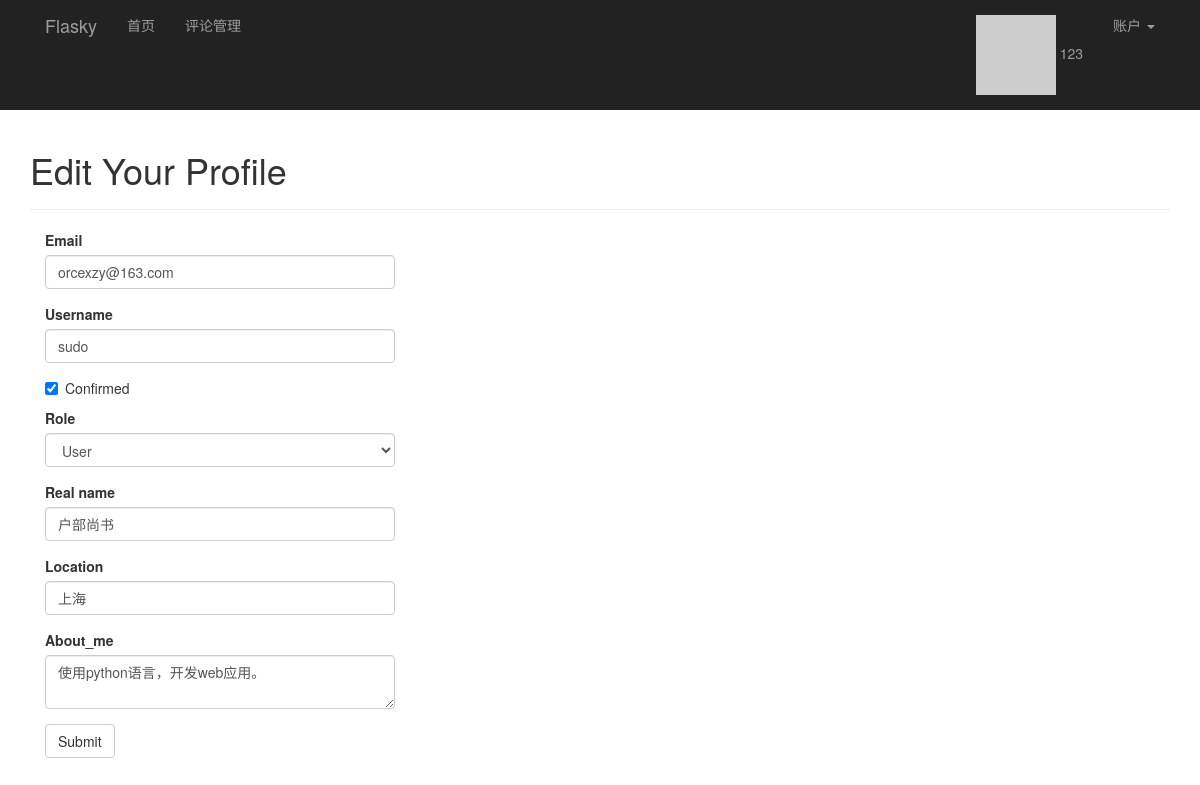
Page /edit-profile/2 (signed in) on the committed database.
### app/models.py (models this page shows, shortened)
class User(UserMixin, db.Model):
    __tablename__ = 'users'
    id = db.Column(db.Integer, primary_key=True)
    email = db.Column(db.String(64), unique=True, index=True)
    username = db.Column(db.String(64), unique=True, index=True)
    password_hash = db.Column(db.String(128))
    confirmed = db.Column(db.Boolean, default=False)
    role_id = db.Column(db.Integer, db.ForeignKey('roles.id'))
    name = db.Column(db.String(64))
    location = db.Column(db.String(64))
    about_me = db.Column(db.TEXT())
    member_since = db.Column(db.DateTime(), default=datetime.utcnow)
    last_seen = db.Column(db.DateTime(), default=datetime.utcnow)
    avatar_hash = db.Column(db.String(32))
    ''' 查询用户写的文章,SQL:
    SELECT
        posts.id AS posts_id,
        posts.body AS posts_body,
        posts.body_html AS posts_body_html,
        posts.timestamp AS posts_timestamp,
        posts.author_id AS posts_author_id
    FROM
        posts
    WHERE
        posts.author_id = 2
    '''
    posts = db.relationship('Post', backref='author', lazy='dynamic')
    """follower_id表示关注者， followed_id表示被关注者
        查询被关注者，select * from follows  LEFT JOIN users on follower_id = id where follower_id=2
    SELECT
        follows.follower_id AS follows_follower_id,
        follows.followed_id AS follows_followed_id,
        follows.timestamp AS follows_timestamp,
        users_1.id AS users_1_id,
        users_1.email AS users_1_email,
        users_1.username AS users_1_username,
        users_1.password_hash AS users_1_password_hash,
        users_1.confirmed AS users_1_confirmed,
        users_1.role_id AS users_1_role_id,
        users_1.name AS users_1_name,
        users_1.location AS users_1_location,
        users_1.about_me AS users_1_about_me,
        users_1.member_since AS users_1_member_since,
        users_1.last_seen AS users_1_last_seen,
        users_1.avatar_hash AS users_1_avatar_hash,
        users_2.id AS users_2_id,
        users_2.email AS users_2_email,
        users_2.username AS users_2_username,
        users_2.password_hash AS users_2_password_hash,
        users_2.confirmed AS users_2_confirmed,
        users_2.role_id AS users_2_role_id,
        users_2.name AS users_2_name,
        users_2.location AS users_2_location,
        users_2.about_me AS users_2_about_me,
        users_2.member_since AS users_2_member_since,
        users_2.last_seen AS users_2_last_seen,
        users_2.avatar_hash AS users_2_avatar_hash
    FROM
        follows
    LEFT OUTER JOIN users AS users_1 ON users_1.id = follows.follower_id
    LEFT OUTER JOIN users AS users_2 ON users_2.id = follows.followed_id
    WHERE
        follows.follower_id = 2;
    """
    followed = db.relationship('Follow', foreign_keys=[Follow.follower_id],
                               backref=db.backref('follower', lazy='joined'),
                               lazy='dynamic',
                               cascade='all, delete-orphan')
    """ 查询关注者， select * from follows  LEFT JOIN users on followed_id = id where followed_id=3
        users_1：关注者表
        users_2：被关注者表
    SELECT
        follows.follower_id AS follows_follower_id,
        follows.followed_id AS follows_followed_id,
        follows.timestamp AS follows_timestamp,
        users_1.id AS users_1_id,
        users_1.email AS users_1_email,
        users_1.username AS users_1_username,
        users_1.password_hash AS users_1_password_hash,
        users_1.confirmed AS users_1_confirmed,
        users_1.role_id AS users_1_role_id,
        users_1.name AS users_1_name,
        users_1.location AS users_1_location,
        users_1.about_me AS users_1_about_me,
        users_1.member_since AS users_1_member_since,
        users_1.last_seen AS users_1_last_seen,
        users_1.avatar_hash AS users_1_avatar_hash,
        users_2.id AS users_2_id,
        users_2.email AS users_2_email,
        users_2.username AS users_2_username,
        users_2.password_hash AS users_2_password_hash,
        users_2.confirmed AS users_2_confirmed,
        users_2.role_id AS users_2_role_id,
        users_2.name AS users_2_name,
        users_2.location AS users_2_location,
        users_2.about_me AS users_2_about_me,
        users_2.member_since AS users_2_member_since,
        users_2.last_seen AS users_2_last_seen,
        users_2.avatar_hash AS users_2_avatar_hash
    FROM
        follows
    LEFT OUTER JOIN users AS users_1 ON users_1.id = follows.follower_id
    LEFT OUTER JOIN users AS users_2 ON users_2.id = follows.followed_id
    WHERE
        follows.followed_id = 7;
    """
    followers = db.relationship('Follow', foreign_keys=[Follow.followed_id],
                                backref=db.backref('followed', lazy='joined'),
                                lazy='dynamic',
                                cascade='all, delete-orphan')
    comments = db.relationship('Comment', backref='author', lazy='dynamic')
    @property
    def password(self):
        raise AttributeError('password is not a readable attribute')
    def ping(self):
        self.last_seen = datetime.utcnow()
        db.session.add(self)
    def gravatar(self, size=100, default='identicon', rating='g'):
        if request.is_secure:
            url = 'https://secure.gravatar.com/avatar'
        else:
            url = 'http://s.gravatar.com/avatar'
        email_hash = self.avatar_hash or hashlib.md5(self.email.encode('utf-8')).hexdigest()
        return '{url}/{hash}?s={size}&d={default}&r={rating}'.format(
            url=url, hash=email_hash, size=size, default=default, rating=rating)
    def can(self, permissions):
        return self.role is not None and (self.role.permissions & permissions) == permissions

### app/main/views.py (the view, shortened to what this page needs)
@main.route('/edit-profile/<int:id>', methods=['GET', 'POST'])
@login_required
@admin_required
def edit_profile_admin(id):
    user = User.query.get_or_404(id)
    form = EditProfileAdminForm(user=user)
    form.email.data = user.email
    form.username.data = user.username
    form.confirmed.data = user.confirmed
    form.role.data = user.role_id
    form.name.data = user.name
    form.location.data = user.location
    form.about_me.data = user.about_me
    return render_template('edit_profile.html', form=form, user=user)

### app/main/forms.py (shortened to what this page needs)
class EditProfileAdminForm(Form):
    email = StringField('Email', validators=[DataRequired(), Length(1, 64)])
    username = StringField('Username', validators=[DataRequired(), Length(1, 64),
                                                   Regexp('^[A-Za-z][A-Za-z0-9_.]*$', 0,
                                                          'Username must have only letters,'
                                                          'numbers, dots or underscores')])
    confirmed = BooleanField('Confirmed')
    role = SelectField('Role', coerce=int)
    name = StringField('Real name', validators=[Length(0, 64)])
    location = StringField('Location', validators=[Length(0, 64)])
    about_me = TextAreaField('About_me')
    submit = SubmitField('Submit')
    def __init__(self, user, *args, **kwargs):
        super(EditProfileAdminForm, self).__init__(*args, **kwargs)
        self.role.choices = [(role.id, role.name) for role in Role.query.order_by(Role.name).all()]
        self.user = user

### app/auth/views.py (called while the page is built)
@auth.before_app_request
def before_request():
    if current_user.is_authenticated:
        current_user.ping()
        if not current_user.confirmed \
                and request.endpoint[:5] != 'auth.' \
                and request.endpoint != 'static':
            return redirect(url_for('auth.unconfirmed'))

### app/main/__init__.py (called while the page is built)
@main.app_context_processor
def inject_permissions():
    return dict(Permission=Permission)

### app/models.py (called while the page is built)
@login_manager.user_loader
def load_user(user_id):
    return User.query.get(int(user_id))

### app/templates/edit_profile.html
{% extends "base.html" %}
{% import "bootstrap/wtf.html" as wtf %}
{% block page_content %}
<div class="page-header">
    <h1>Edit Your Profile</h1>
</div>
<div class="col-md-4">
    {{ wtf.quick_form(form) }}
</div>
{% endblock %}

### app/templates/base.html (shortened to what this page needs)
{% extends "bootstrap/base.html" %}
{% block head %}
{{ super() }}
<link rel="stylesheet" type="text/css" href="{{ url_for('static', filename='styles.css') }}">
{% endblock %}
{% block navbar %}
<div class="nvrbar navbar-inverse" role="navigation" >
    <div class="container">
        <div class="navbar-header">
            <a class="navbar-brand" href="{{ url_for('main.index') }}">Flasky</a>
        </div>
        <div class="navbar-collapse collpase">
            <ul class="nav  navbar-nav">
                <li><a href="{{ url_for('main.index') }}">首页</a></li>
                {% if current_user.can(Permission.MODERATE_COMMENTS) %}
                <li><a href="{{ url_for('main.moderate') }}">评论管理</a></li>
                {% endif %}
            </ul>
            <ul class="nav navbar-nav navbar-right">
                {% if current_user.is_authenticated %}
                <li>
                    <a href="{{ url_for('main.user', username=current_user.username) }}">
                        <img src="{{ current_user.gravatar(size=18) }}">
                        {{ current_user.username }}</a>
                </li>
                <li class="dropdown">
                    <a href="#" class="dropdown-toggle" data-toggle="dropdown">账户 <b class="caret"></b></a>
                </li>
                {% else %}
                <li><a href="{{ url_for('auth.register') }}">注册</a></li>
                <li><a href="{{ url_for('auth.login_username') }}">登录</a> </li>
                {% endif %}
            </ul>
        </div>
     </div>
</div>
{% endblock %}
{% block content %}
<div class="container">
    {% block page_content %}{% endblock %}
</div>
{% endblock %}

### rows in the picture
User: username "123"
User: email "orcexzy@163.com", username "sudo", confirmed "☑", role "User", name "户部尚书", location "上海", about_me "使用python语言，开发web应用。"
